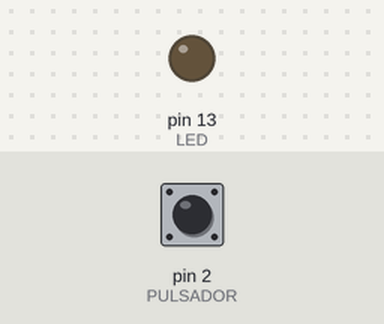
A sketch run on a simulated Arduino Uno, built with avr-gcc and run on an emulated ATmega328P. Shown: output pins drawn as LEDs (lit = HIGH). Inputs (shaded band) come from the test bench; at power-on: pin 2 (PULSADOR) HIGH.

Above: at 1.2 s.
1.3 s: pin 2 (PULSADOR) pulled LOW for 0.15 s
At 1.37 s:
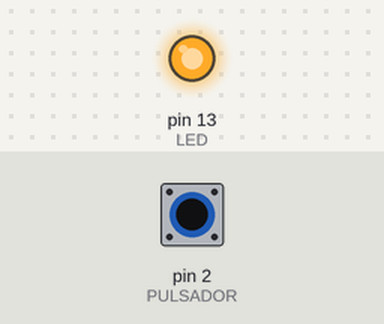
2.9 s: pin 2 (PULSADOR) pulled LOW for 3.2 s
At 7.0 s:
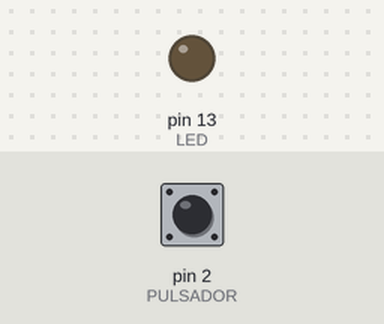
Timing chart, 0 to 8.5 s (numbered marks = the images above; inputs shaded):
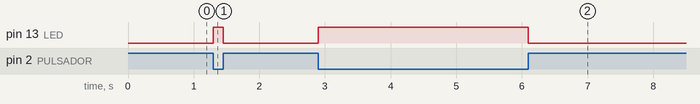

Measured:
- after the input at 1.3 s, pin 13 (LED): LOW → HIGH at once, → LOW 0.15 s later
- after the input at 2.9 s, pin 13 (LED): LOW → HIGH at once, → LOW 3.2 s later

The sketch:

Ejemplo_Button___LED.ino
```cpp
int PULSADOR = 2;
int LED=13;

void setup(){
  pinMode(PULSADOR,INPUT);
  pinMode(LED, OUTPUT);
  }

void loop(){
  while(digitalRead(PULSADOR)==LOW);
  digitalWrite(LED,LOW);

  while(digitalRead(PULSADOR)==HIGH);
  digitalWrite(LED,HIGH);


}
```
